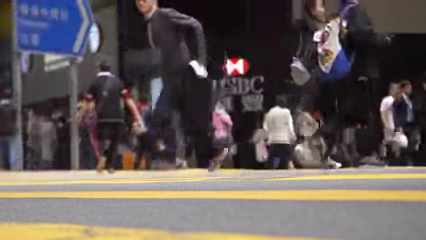
#> input picture frame 73 of pedestriantracking/videofinal.webm, 426 x 240 px
$ python tracking.py
#> lines starting #> are read from the running program, lines starting #| are printed output that depends on the picture; after the words box and inside, x2 and y2 are one past the last pixel; in counts of white or black regions, pixels touching at a corner belong together
import cv2

# IMPORTANT NOTE USE WEBCAM INSTAED OF VIDEO FOR USING YOUR LAPTOP OR PHONE FRONT CAMERA AND TRACKING CARS AND PEDESTRIANS

# img_file = 'image.jpg'
video = cv2.VideoCapture('videofinal.webm')

# our pre-trained car classifier
car_tracker_file = 'car_detector.xml'
pedestrian_tracker_file = 'haarcascade_fullbody.xml'

car_tracker = cv2.CascadeClassifier(car_tracker_file)

pedestrian_tracker = cv2.CascadeClassifier(pedestrian_tracker_file)

while True:
    (read_successful, frame) = video.read()
#> frame is the input picture: shape (240, 426, 3); mean B, G, R 87.5, 89.5, 98.6

    if read_successful:
        grayscaled_frame = cv2.cvtColor(frame, cv2.COLOR_BGR2GRAY)
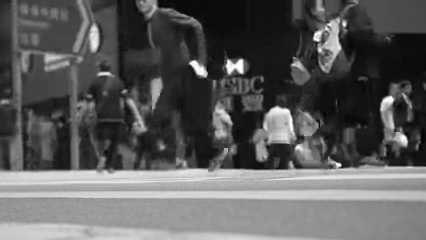
#> grayscaled_frame: shape (240, 426); min 0, max 255, mean 91.9
    else:
        break

    cars = car_tracker.detectMultiScale(grayscaled_frame)
#> cars = [[182, 64, 147, 147]]
    pedestrians = pedestrian_tracker.detectMultiScale(grayscaled_frame)
#> pedestrians = ()

    for (x, y, w, h) in cars:
        cv2.rectangle(frame, (x, y), (x+w, y+h), (255,0,0), 2)
        cv2.rectangle(frame, (x, y), (x+w, y+h), (0,0,255), 2)
#> this loop made 1 pass
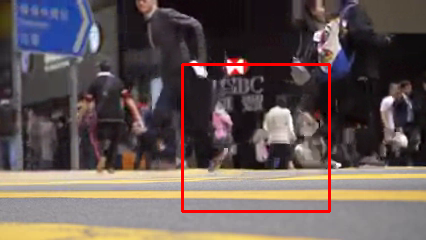
#> frame: shape (240, 426, 3); 1.72% of pixels changed, all inside (x1, y1, x2, y2) = (181, 63, 331, 213)

    for (x, y, w, h) in pedestrians:
        cv2.rectangle(frame, (x, y), (x+w, y+h), (0,255,255), 2)
#> this loop made 0 passes

    # display the image with faces spotted
    cv2.imshow('Samar car and pedestrian detector', frame)

    # wait for a key
    key = cv2.waitKey(1)
#> (key Esc is pressed here)

    if key==81 or key==113:
        break
video.release()
# create opencv image
# img = cv2.imread(img_file)

# # convert to grayscale
# black_n_white = cv2.cvtColor(img, cv2.COLOR_BGR2GRAY)

# # create car classsifier
# car_tracker = cv2.CascadeClassifier(classifier_file)

# # detect cars
# cars = car_tracker.detectMultiScale(black_n_white)

# # draw rectangles
# for (x, y, w, h) in cars:
#     cv2.rectangle(img, (x, y), (x+w, y+h), (0,0,255), 2)


# # display the image with faces spotted
# cv2.imshow('Samar car detector', img)

# # wait for a key
# cv2.waitKey()

# print("success")

$ run again, starting later in the video
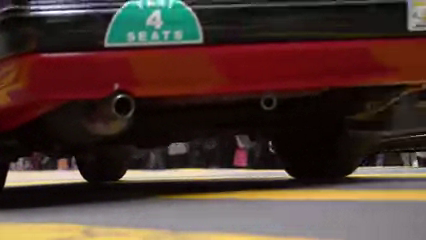
#> input picture frame 331 of pedestriantracking/videofinal.webm, 426 x 240 px
#> frame is the input picture: shape (240, 426, 3); mean B, G, R 49.2, 56, 77.4
#> `grayscaled_frame = cv2.cvtColor(frame, cv2.COLOR_BGR2GRAY)`:
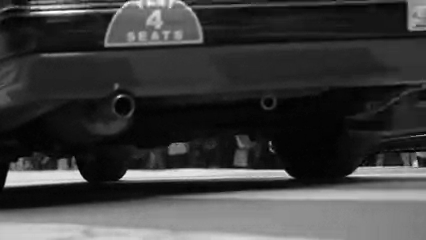
#> grayscaled_frame: shape (240, 426); min 0, max 255, mean 61.6
#> cars = [[220, 147, 64, 64]]
#> pedestrians = ()
#> the loop `for (x, y, w, h) in cars:` made 1 pass
#> after the loop `for (x, y, w, h) in cars:`:
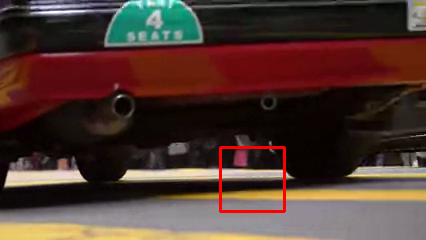
#> frame: shape (240, 426, 3); 0.75% of pixels changed, all inside (x1, y1, x2, y2) = (219, 146, 286, 213)

$ run again, starting later in the video
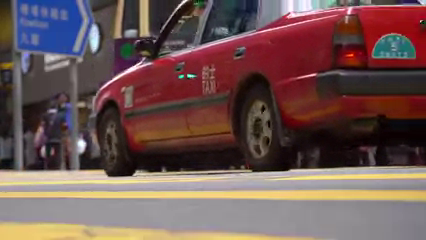
#> input picture frame 588 of pedestriantracking/videofinal.webm, 426 x 240 px
#> frame is the input picture: shape (240, 426, 3); mean B, G, R 83.2, 85.8, 111
#> `grayscaled_frame = cv2.cvtColor(frame, cv2.COLOR_BGR2GRAY)`:
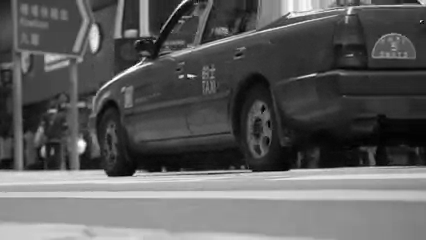
#> grayscaled_frame: shape (240, 426); min 0, max 255, mean 93
#> cars = ()
